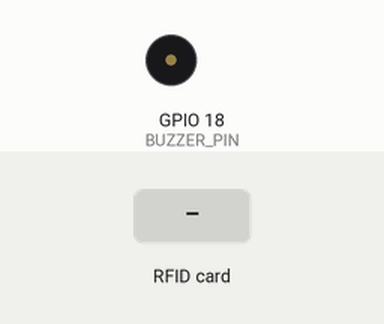
The sketch below on a simulated ESP32. On the bench: buzzer (waves = sounding). Inputs (shaded band) come from the test bench. WiFi joins after 1.5 s; servers stay silent unless stated; uploads are accepted with an empty reply; what the sketch prints to the serial monitor is not drawn.

Above: at 3.3 s.
3.4 s: RFID card 01 23 45 67 held to the reader
At 4.2 s:
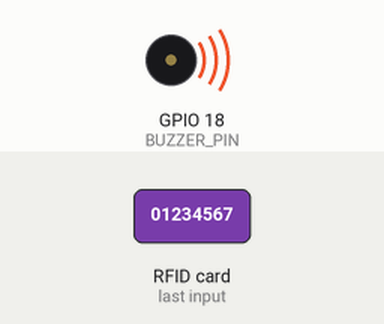
5.1 s: RFID card 5E 7A 19 C4 held to the reader
At 7.7 s:
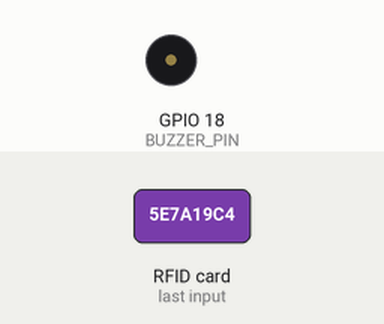
Timing chart, 0 to 9.2 s (numbered marks = the images above; inputs shaded):
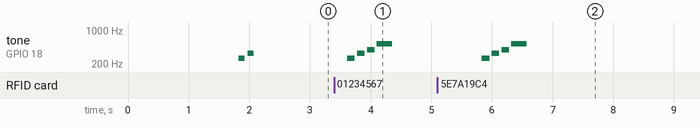

Measured:
- after the input at 3.4 s, tone on GPIO 18 (BUZZER_PIN): plays 262 Hz for 0.12 s, 330 Hz for 0.12 s, 392 Hz for 0.12 s, 523 Hz for 0.25 s, starting after 0.22 s
- after the input at 5.1 s, tone on GPIO 18 (BUZZER_PIN): plays 262 Hz for 0.12 s, 330 Hz for 0.12 s, 392 Hz for 0.12 s, 523 Hz for 0.25 s, starting after 0.74 s

The sketch:

gallemojis_modulo.ino
```cpp
/* ================================================================
 *  Gallemojis — firmware del módulo PN532 (ESP32 + Arduino IDE)
 *
 *  Cada módulo representa UNA emoción. Cuando un niño acerca su
 *  tarjeta NFC, el ESP32:
 *    1. Lee el UID de la tarjeta por I²C.
 *    2. Envía  POST /api/nfc/tap  al backend (con la API key).
 *    3. Reproduce un sonido según la respuesta.
 *
 *  Para los 3 módulos (alegría / tristeza / enojo) se sube el mismo
 *  sketch cambiando únicamente la constante EMOCION.
 *
 *  Hardware:
 *    PN532   → I²C (SDA=21, SCL=22)  [3.3 V]
 *    Buzzer  → GPIO 18
 *
 *  Dependencias en el Library Manager:
 *    · Adafruit PN532
 *    · Adafruit BusIO
 *    · WiFi       (incluido en ESP32 core)
 *    · HTTPClient (incluido en ESP32 core)
 * ================================================================ */

#include <Wire.h>
#include <WiFi.h>
#include <HTTPClient.h>
#include <WiFiClient.h>          // ← REQUERIDO en ESP32 core ≥2.x
#include <Adafruit_PN532.h>

/* ─────────────── CONFIGURACIÓN (editar por módulo) ─────────────── */

// 👉 ÚNICA línea que cambia entre los tres módulos.
//    Valores válidos (deben coincidir con la tabla `modulos` del backend):
//    "alegria" | "tristeza" | "enojo" | "calma" | "miedo"
const char* EMOCION = "alegria";

// WiFi
const char* WIFI_SSID = "iPhone de Raul Roberto";
const char* WIFI_PASS = "01234567";

// Backend Gallemojis
// ⚠️  Usa la IP local del SERVIDOR (la PC donde corre `npm start`),
//     NO "localhost" y NO la IP del ESP32.
//     Sácala en Windows con: ipconfig   →   IPv4 del adaptador WiFi.
//     Ejemplo: "http://192.168.1.100:3001"
const char* SERVER_HOST = "172.20.10.2";
const uint16_t SERVER_PORT = 3001;

// Rutas
const char* PATH_TAP    = "/api/nfc/tap";
const char* PATH_HEALTH = "/api/health";

// Debe coincidir exactamente con MODULE_API_KEY en backend/.env
const char* MODULE_KEY = "clave-del-modulo-nfc";

// Pines
#define SDA_PIN    21
#define SCL_PIN    22
#define BUZZER_PIN 18

/* ──────────────────────── NOTAS MUSICALES ──────────────────────── */
#define NOTE_G3 196
#define NOTE_A3 220
#define NOTE_B3 247
#define NOTE_C4 262
#define NOTE_E4 330
#define NOTE_G4 392
#define NOTE_C5 523

// Melodía corta de "tarjeta OK"
int melodyOk[]   = { NOTE_C4, NOTE_E4, NOTE_G4, NOTE_C5 };
int durOk[]      = { 8, 8, 8, 4 };

// "Tarjeta inactiva / no registrada" → dos tonos descendentes
int melodyWarn[] = { NOTE_B3, NOTE_G3 };
int durWarn[]    = { 4, 2 };

// "Error de red / servidor" → tres bips
int melodyErr[]  = { NOTE_A3, NOTE_A3, NOTE_A3 };
int durErr[]     = { 8, 8, 8 };

/* ─────────────────────────── OBJETOS ───────────────────────────── */
Adafruit_PN532 nfc(SDA_PIN, SCL_PIN);
WiFiClient     wifiClient;   // cliente persistente para HTTPClient

/* ─────────────────────────── HELPERS ───────────────────────────── */

void tocarMelodia(int* notas, int* durs, int n) {
    for (int i = 0; i < n; i++) {
        int d = 1000 / durs[i];
        tone(BUZZER_PIN, notas[i], d);
        delay((int)(d * 1.30));
        noTone(BUZZER_PIN);
    }
}

void feedbackOk()    { tocarMelodia(melodyOk,   durOk,   4); }
void feedbackWarn()  { tocarMelodia(melodyWarn,  durWarn, 2); }
void feedbackError() { tocarMelodia(melodyErr,   durErr,  3); }

/* Convierte el UID a string hex con separadores ":" (ej. "04:A2:1F:B6") */
String uidToString(uint8_t* uid, uint8_t len) {
    String s = "";
    for (uint8_t i = 0; i < len; i++) {
        if (i > 0) s += ':';
        if (uid[i] < 0x10) s += '0';
        s += String(uid[i], HEX);
    }
    s.toUpperCase();
    return s;
}

/* Construye una URL http://host:port + path */
String buildUrl(const char* path) {
    String u = "http://";
    u += SERVER_HOST;
    u += ':';
    u += String(SERVER_PORT);
    u += path;
    return u;
}

/* ────────────────────────── CONEXIÓN WIFI ──────────────────────── */
bool conectarWiFi() {
    if (WiFi.status() == WL_CONNECTED) return true;

    Serial.printf("\n[WiFi] Conectando a \"%s\"", WIFI_SSID);
    WiFi.mode(WIFI_STA);
    WiFi.begin(WIFI_SSID, WIFI_PASS);

    unsigned long t0 = millis();
    while (WiFi.status() != WL_CONNECTED && millis() - t0 < 20000) {
        delay(400);
        Serial.print('.');
    }
    Serial.println();

    if (WiFi.status() == WL_CONNECTED) {
        Serial.printf("[WiFi] Conectado. IP del ESP32: %s\n",
                      WiFi.localIP().toString().c_str());
        Serial.printf("[WiFi] Gateway: %s   Mask: %s\n",
                      WiFi.gatewayIP().toString().c_str(),
                      WiFi.subnetMask().toString().c_str());
        return true;
    }

    Serial.println("[WiFi] ⚠️  Fallo de conexión.");
    return false;
}

/* ─────────────── TEST DE CONECTIVIDAD AL BACKEND ───────────────── */
/*
 *  Hace un GET /api/health para verificar que el servidor está vivo
 *  ANTES de intentar el POST. Si esto falla, el problema no es el
 *  endpoint /api/nfc/tap sino que el ESP32 no llega al servidor:
 *    · IP mal configurada
 *    · Backend apagado
 *    · Firewall de Windows bloqueando el puerto 3001
 *    · ESP32 en otra subred / VLAN aislada
 */
bool pingBackend() {
    if (!conectarWiFi()) return false;

    HTTPClient http;
    String url = buildUrl(PATH_HEALTH);

    if (!http.begin(wifiClient, url)) {
        Serial.println("[HTTP] ✗ http.begin() falló (health).");
        return false;
    }
    http.setTimeout(4000);
    int code = http.GET();
    if (code > 0) {
        Serial.printf("[HEALTH] ✓ %s → %d\n", url.c_str(), code);
        http.end();
        return code == 200;
    }
    Serial.printf("[HEALTH] ✗ %s → %s (code=%d)\n",
                  url.c_str(), http.errorToString(code).c_str(), code);
    http.end();
    return false;
}

/* ─────────────── ENVIAR TAP AL BACKEND DE GALLEMOJIS ──────────── */
/*
 *  Devuelve el código HTTP (200/201/4xx/5xx) o -1 si no hay red.
 */
int enviarTap(const String& uid) {
    if (!conectarWiFi()) return -1;

    HTTPClient http;
    String url = buildUrl(PATH_TAP);

    if (!http.begin(wifiClient, url)) {
        Serial.println("[HTTP] ✗ http.begin() falló. Verifica SERVER_HOST/PORT.");
        return -1;
    }

    http.addHeader("Content-Type", "application/json");
    http.addHeader("X-Module-Key",  MODULE_KEY);
    http.setTimeout(6000);

    char body[128];
    snprintf(body, sizeof(body),
             "{\"uid\":\"%s\",\"emocion\":\"%s\"}",
             uid.c_str(), EMOCION);

    Serial.printf("[HTTP] POST → %s\n", url.c_str());
    Serial.printf("[HTTP] Body → %s\n", body);

    int code = http.POST((uint8_t*)body, strlen(body));

    if (code > 0) {
        String respuesta = http.getString();
        Serial.printf("[HTTP] ← %d  %s\n", code, respuesta.c_str());
    } else {
        // HTTPClient devuelve un código negativo con el error interno.
        // code = -1   → connection refused (servidor apagado o IP/puerto malos)
        // code = -11  → timeout
        // code = -2   → send header failed
        Serial.printf("[HTTP] ✗ Error de red: %s  (code=%d)\n",
                      http.errorToString(code).c_str(), code);
        Serial.println("[HTTP]   Pista: verifica que el backend esté corriendo,");
        Serial.println("[HTTP]   que SERVER_HOST sea la IP de la PC (no del ESP32),");
        Serial.println("[HTTP]   y que el Firewall de Windows permita el puerto 3001.");
    }

    http.end();
    return code;
}

/* ───────────────────────────── SETUP ──────────────────────────── */
void setup() {
    Serial.begin(115200);
    while (!Serial) delay(10);

    pinMode(BUZZER_PIN, OUTPUT);

    Serial.println("\n=== Gallemojis · módulo NFC ===");
    Serial.printf("Emoción configurada: %s\n", EMOCION);
    Serial.printf("Endpoint: %s\n", buildUrl(PATH_TAP).c_str());

    // ── PN532 ────────────────────────────────────────────────────────
    nfc.begin();
    uint32_t v = nfc.getFirmwareVersion();
    if (!v) {
        Serial.println("[NFC] ✗ PN532 no responde. Revisa cableado I²C.");
        while (1) {
            tone(BUZZER_PIN, NOTE_A3, 150);
            delay(400);
        }
    }
    Serial.printf("[NFC] ✓ PN5%02X firmware %d.%d\n",
                  (v >> 24) & 0xFF, (v >> 16) & 0xFF, (v >> 8) & 0xFF);
    nfc.SAMConfig();

    // ── WiFi ─────────────────────────────────────────────────────────
    conectarWiFi();

    // ── Diagnóstico de backend antes de empezar ──────────────────────
    if (pingBackend()) {
        Serial.println("[BOOT] ✓ Backend alcanzable. Todo listo.");
    } else {
        Serial.println("[BOOT] ⚠️  No se pudo contactar al backend en el arranque.");
        Serial.println("[BOOT]    Se reintentará en cada tap.");
    }

    // Pitido de listo
    tone(BUZZER_PIN, NOTE_C4, 100); delay(150);
    tone(BUZZER_PIN, NOTE_E4, 100); delay(150);
    Serial.println("[NFC] Esperando tarjeta...\n");
}

/* ───────────────────────────── LOOP ───────────────────────────── */
void loop() {
    uint8_t uid[7] = { 0 };
    uint8_t uidLen = 0;

    bool detectada = nfc.readPassiveTargetID(
        PN532_MIFARE_ISO14443A, uid, &uidLen, 1000
    );
    if (!detectada) return;

    String uidStr = uidToString(uid, uidLen);
    Serial.printf("[TAP] Tarjeta detectada: %s\n", uidStr.c_str());

    int code = enviarTap(uidStr);

    if (code == 200 || code == 201) {
        feedbackOk();
    } else if (code == 403 || code == 404) {
        feedbackWarn();
    } else {
        feedbackError();
    }

    delay(1200);
    Serial.println("---");
}
```
